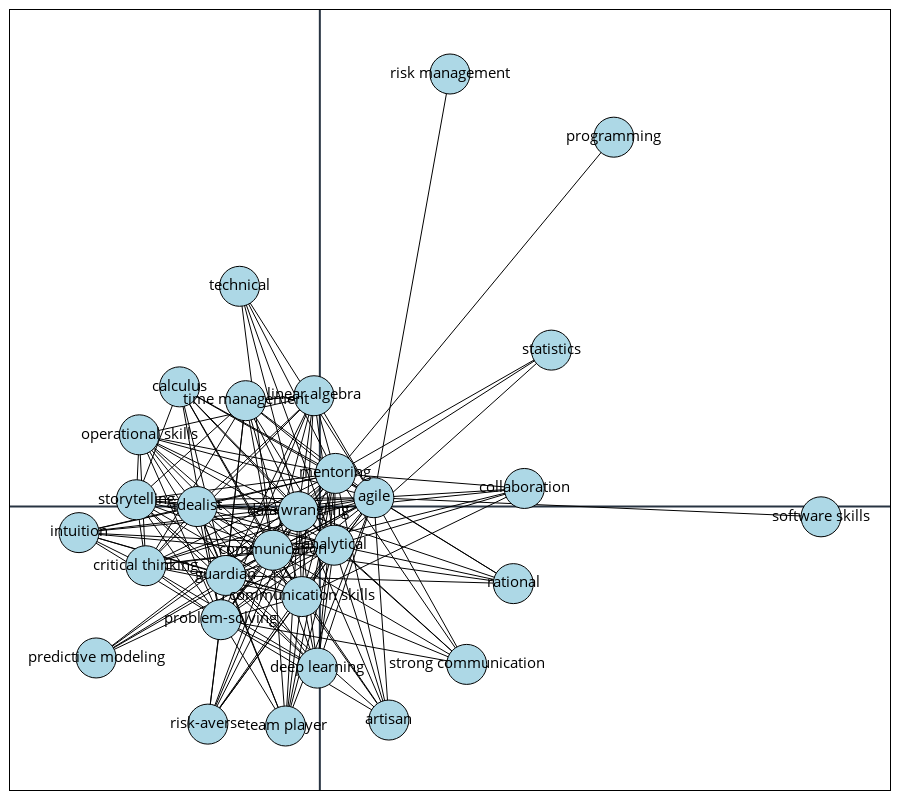

This figure's notebook cell:
### Code cell
fig = networkGraph(total_word_cooccurrence, article_terms.all_traits_skills, min_nr_links=500)
fig.show()

### Figure 1 — Plotly figure (JSON) as saved in the notebook; plotly's stock layout.template omitted (floating-point values rounded to 4 significant figures; data arrays with more than 128 entries replaced by an {"elided": "..."} marker saying what was removed)
{"data": [{"hoverinfo": "none", "line": {"color": "black", "width": 1}, "mode": "lines", "showlegend": false, "x": {"elided": "534 float values"}, "y": {"elided": "534 float values"}, "type": "scatter"}, {"hoverinfo": "none", "marker": {"color": "lightblue", "line": {"color": "black", "width": 1}, "size": 40}, "mode": "markers+text", "showlegend": false, "text": ["technical", "agile", "communication", "mentoring", "analytical", "data wrangling", "strong communication", "communication skills", "problem-solving", "storytelling", "guardian", "idealist", "critical thinking", "calculus", "risk-averse", "deep learning", "collaboration", "intuition", "team player", "linear algebra", "time management", "operational skills", "artisan", "rational", "software skills", "risk management", "predictive modeling", "programming", "statistics"], "textfont": {"color": "black", "size": 15}, "x": [-0.1602, 0.1078, -0.09392, 0.03104, 0.02837, -0.04279, 0.293, -0.03603, -0.1976, -0.3662, -0.1875, -0.245, -0.3473, -0.2799, -0.2235, -0.004944, 0.408, -0.4806, -0.06836, -0.01168, -0.1481, -0.3603, 0.1377, 0.386, 1.0, 0.2597, -0.4463, 0.5866, 0.4619], "y": [0.4609, 0.01857, -0.09142, 0.06932, -0.0809, -0.01067, -0.3304, -0.1884, -0.2368, 0.01418, -0.1442, -1.06e-05, -0.1239, 0.2505, -0.4553, -0.3381, 0.03786, -0.05461, -0.4593, 0.2319, 0.2215, 0.1501, -0.4468, -0.1613, -0.02148, 0.9053, -0.3169, 0.773, 0.3274], "type": "scatter"}], "layout": {"height": 800, "margin": {"b": 10, "l": 10, "pad": 0, "r": 10, "t": 10}, "paper_bgcolor": "white", "plot_bgcolor": "white", "xaxis": {"linecolor": "black", "mirror": true, "showgrid": false, "showticklabels": false}, "yaxis": {"linecolor": "black", "mirror": true, "showgrid": false, "showticklabels": false}}}
